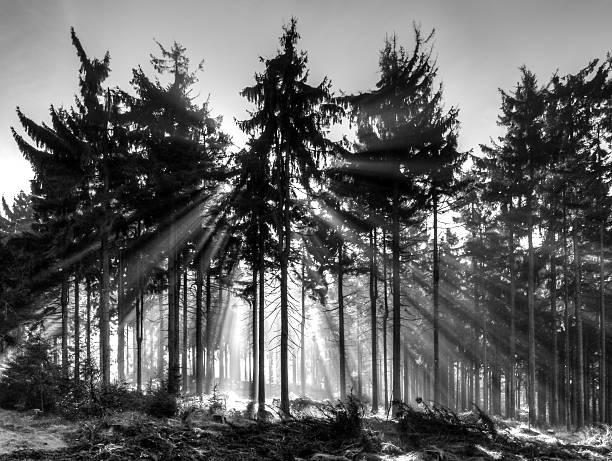
#> input picture Forest for Lab3.jpg, 612 x 461 px
$ python lab3.py
#> lines starting #> are read from the running program, lines starting #| are printed output that depends on the picture
import cv2
import matplotlib.pyplot as plt
import numpy as np
def average_filter(img,kernel_size):
    pad=kernel_size//2
    output=np.zeros_like(img)
    for i in range(pad,img.shape[0]-pad):
        for j in range(pad,img.shape[1]-pad):
            window=img[i-pad:i+pad+1,j-pad:j+pad+1]
            output[i,j]=np.mean(window)
    return output
def show_comparison(original,blur3,blur5,blur7):
    plt.figure(figsize=(12,8))
    plt.subplot(2,2,1)
    plt.imshow(original,cmap='gray')
    plt.title("Original Grayscale Image")
    plt.axis('off')

    plt.subplot(2,2,2)
    plt.imshow(blur3,cmap='gray')
    plt.title("Average Filter(3*3)")
    plt.axis('off')

    plt.subplot(2,2,3)
    plt.imshow(blur5,cmap='gray')
    plt.title("Average Filter(5*5)")
    plt.axis('off')

    plt.subplot(2,2,4)
    plt.imshow(blur7,cmap='gray')
    plt.title("Average Filter(7*7)")
    plt.axis('off')

    plt.tight_layout()
    plt.show()
img=cv2.imread("Forest for Lab3.jpg",0)
#> img is the input picture: shape (461, 612); min 0, max 255, mean 98.9
if img is None:
  print("Error:Image not found.")
else:
  blur_3x3 = average_filter(img,3)
#> after the loop in average_filter, `for i in range(pad,img.shape[0]-pad):`:
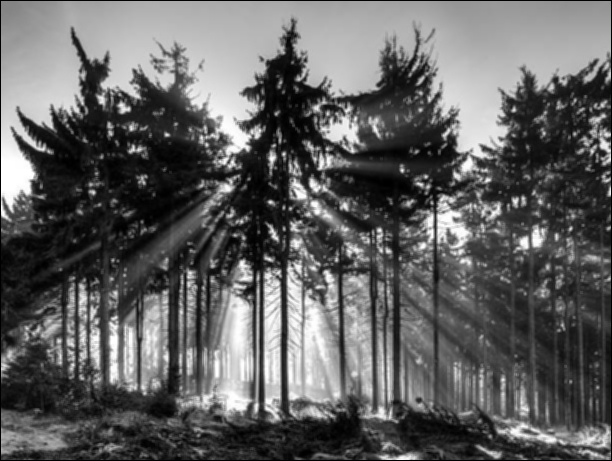
#> output: shape (461, 612); min 0, max 255, mean 97.6
  blur_5x5 = average_filter(img,5)
#> call 2 of average_filter, with kernel_size = 5
#> after the loop in average_filter (call 2), `for i in range(pad,img.shape[0]-pad):`:
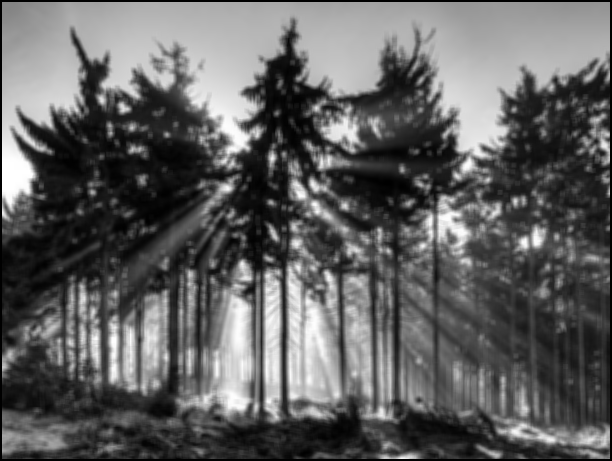
#> output: shape (461, 612); min 0, max 255, mean 96.8
  blur_7x7 = average_filter(img,7)
#> call 3 of average_filter, with kernel_size = 7
#> after the loop in average_filter (call 3), `for i in range(pad,img.shape[0]-pad):`:
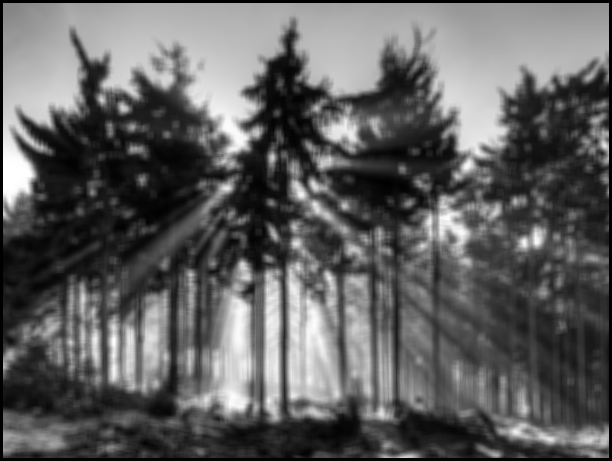
#> output: shape (461, 612); min 0, max 255, mean 96
  show_comparison(img,blur_3x3,blur_5x5,blur_7x7)
#> in show_comparison, `plt.show()`:
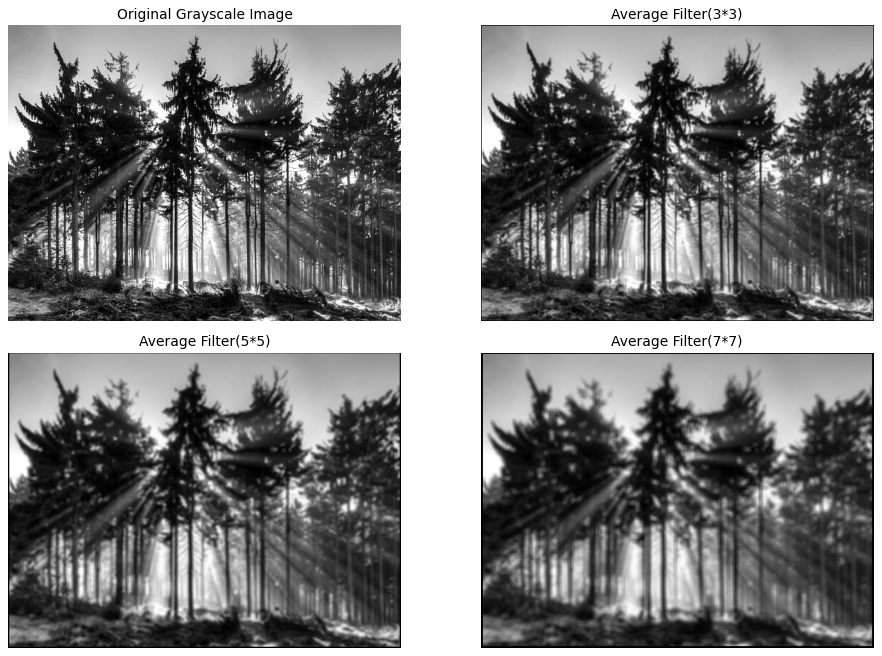
#> figure drawn by matplotlib, 4 panels

$ run again, with Forest2.jpg copied over Forest for Lab3.jpg
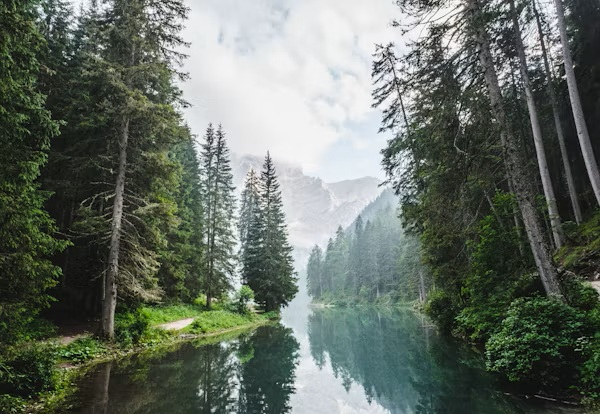
#> input picture Forest2.jpg, 600 x 414 px
#> after the loop in average_filter (call 3), `for i in range(pad,img.shape[0]-pad):`:
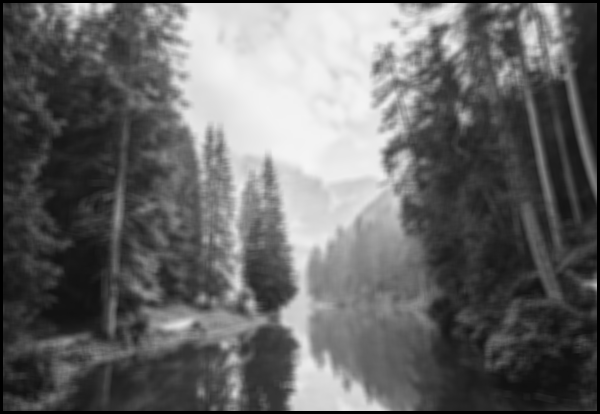
#> output: shape (414, 600); min 0, max 245, mean 103.2
#> in show_comparison, `plt.show()`:
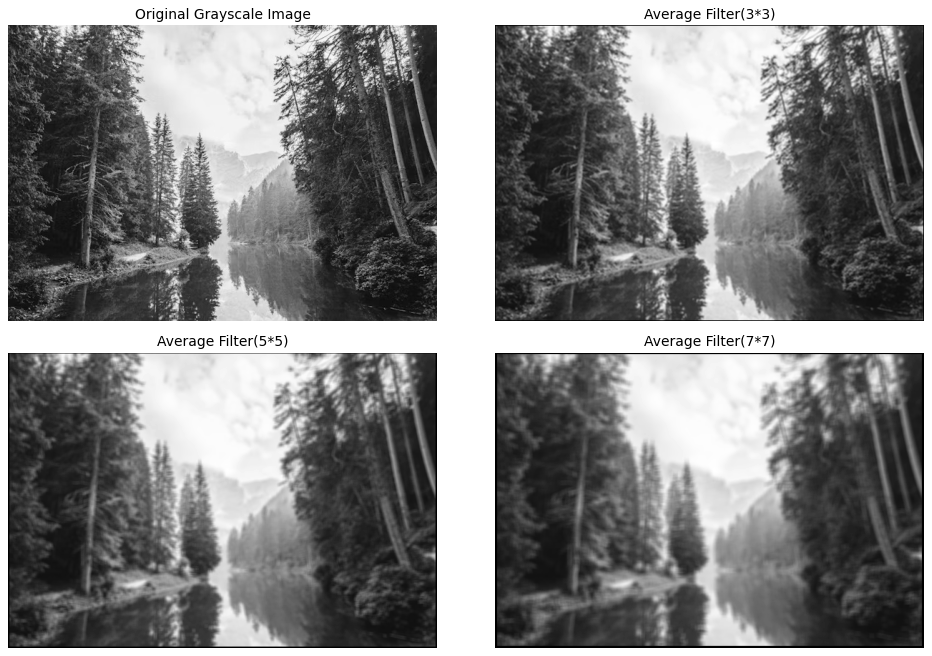
#> figure drawn by matplotlib, 4 panels

$ run again, with Input for Lab3.jpg copied over Forest for Lab3.jpg
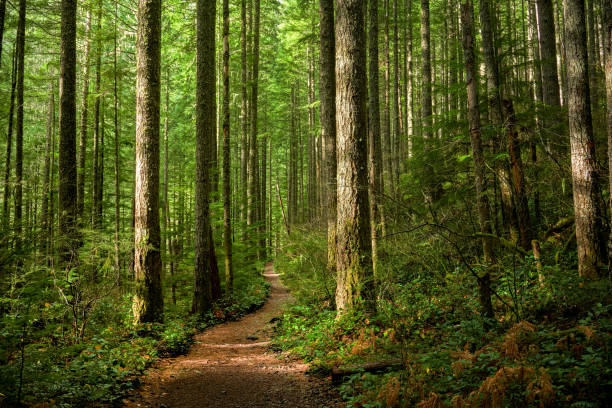
#> input picture Input for Lab3.jpg, 612 x 408 px
#> after the loop in average_filter (call 3), `for i in range(pad,img.shape[0]-pad):`:
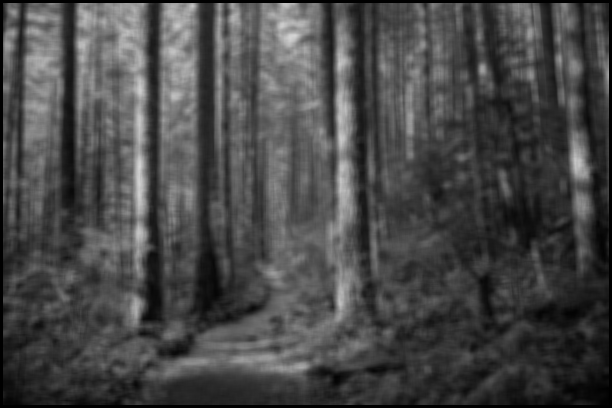
#> output: shape (408, 612); min 0, max 215, mean 71.6
#> in show_comparison, `plt.show()`:
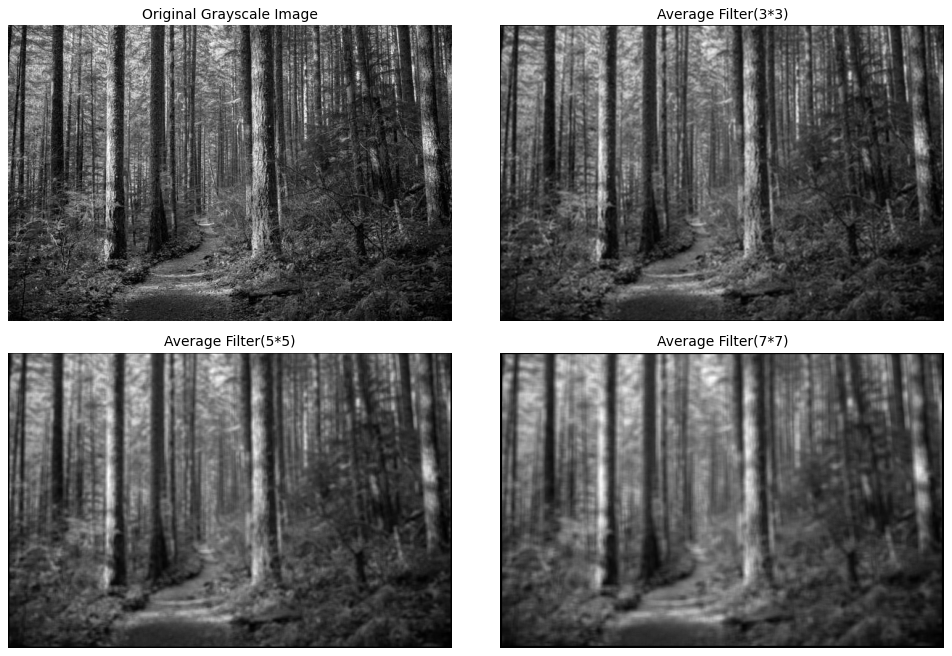
#> figure drawn by matplotlib, 4 panels
